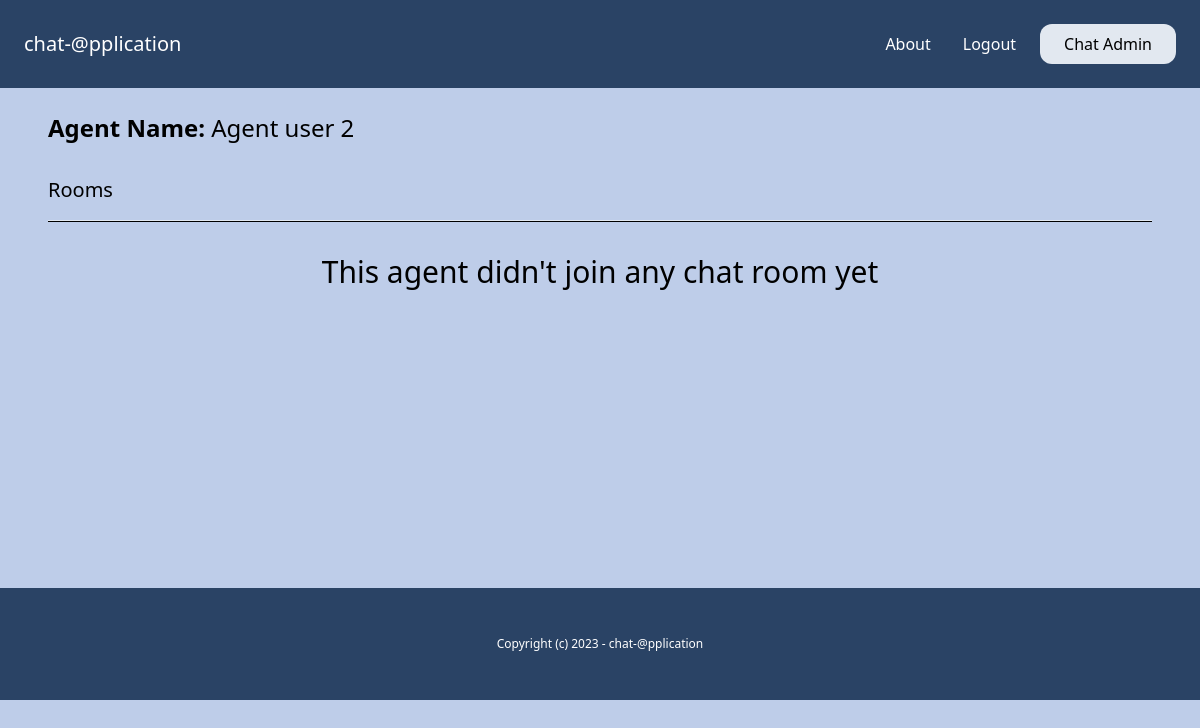
/admin-dashboard/user_details/0d6e7897-3685-44e7-a0b2-1c3ab8806754/ (signed in), run on an earlier commit of the app's database.
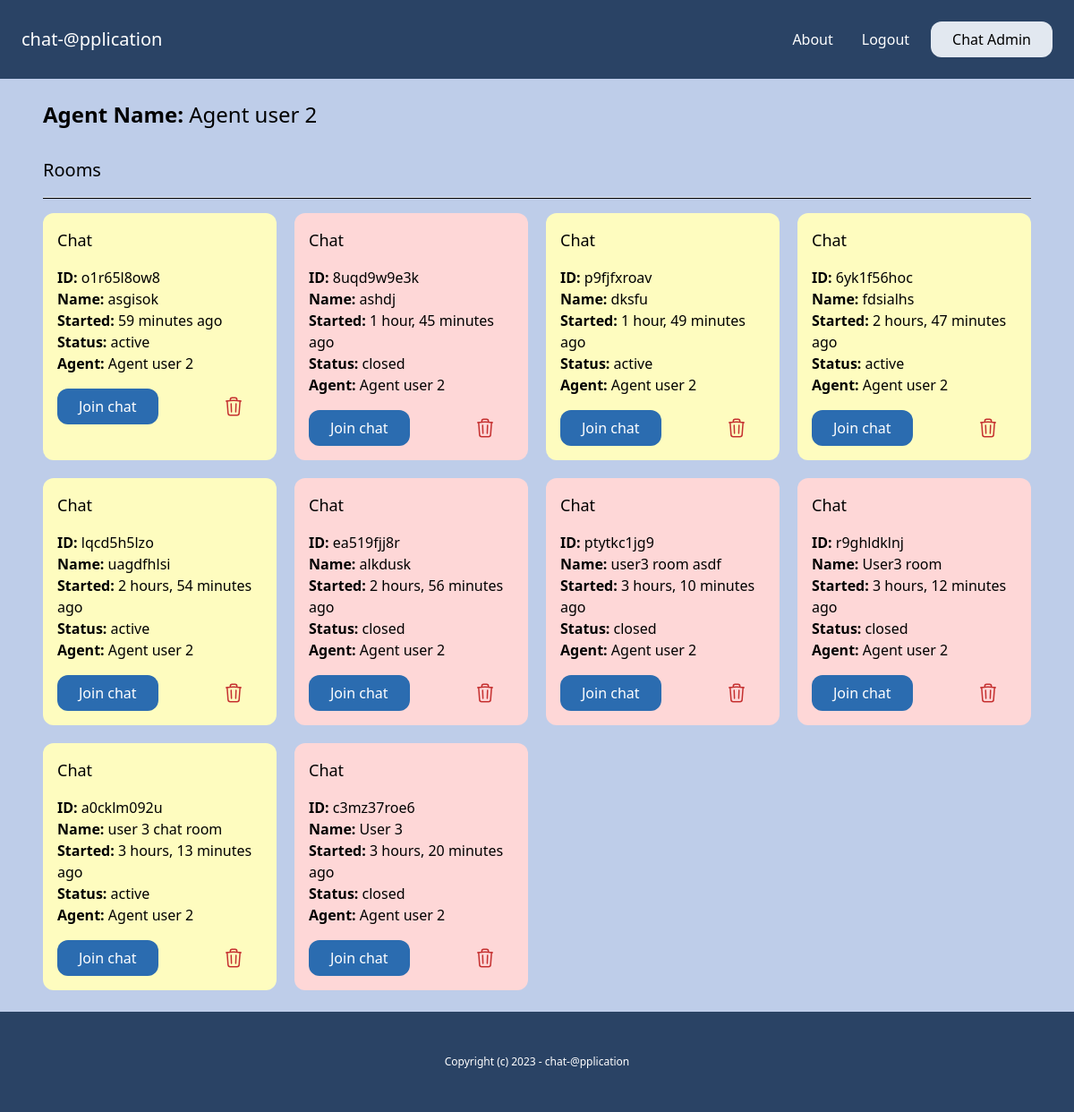
And on a later commit of the database.
### account/models.py (models this page shows)
class User(AbstractBaseUser, PermissionsMixin):
    AGENT = 'agent'
    MANAGER = 'manager'
    CUSTOMER = 'customer'
    ROLES_CHOICES = (
        (AGENT, 'Agent'),
        (MANAGER, 'Manager'),
        (CUSTOMER, 'Customer')
    )
    id = models.UUIDField(primary_key=True, default=uuid.uuid4, editable=False)
    email = models.EmailField(unique=True)
    name = models.CharField(max_length=255, blank=True, default='')
    role = models.CharField(max_length=20, choices=ROLES_CHOICES, default=AGENT)
    is_active = models.BooleanField(default=True)
    is_superuser = models.BooleanField(default=False)
    is_staff = models.BooleanField(default=False)
    date_joined = models.DateTimeField(default=timezone.now)
    last_login = models.DateTimeField(blank=True, null=True)
    objects = CustomUserManager()
    USERNAME_FIELD = 'email'
    EMAIL_FIELD = 'email'
    REQUIRED_FIELDS = ['name']

### chat/models.py (models this page shows, shortened)
class Room(models.Model):
    WAITING = "waiting"
    ACTIVE = "active"
    CLOSED = "closed"
    CHOICES_STATUS = (
        (WAITING, "waiting"),
        (ACTIVE, "active"),
        (CLOSED, "closed"),
    )
    uuid = models.CharField(max_length=255)
    client = models.CharField(max_length=255)
    agent = models.ForeignKey(User, null=True, blank=True, related_name="rooms", on_delete=models.CASCADE)
    messages = models.ManyToManyField(Message, blank=True)
    url = models.CharField(max_length=255, blank=True, null=True)
    status = models.CharField(max_length=20, choices=CHOICES_STATUS, default=WAITING)
    created_at = models.DateTimeField(auto_now_add=True)
    class Meta:
        ordering = ("-created_at",)

### chat/views.py (the view)
# urls.py: path("admin-dashboard/user_details/<uuid:uuid>/", views.user_details, name="user_details"),
def user_details(request, uuid):
    if request.user.groups.first().name == "Manager":
        user = get_object_or_404(User, pk=uuid)
        rooms = user.rooms.all()
        return render(request, "chat/user_details.html",{
            "user": user,
            "rooms": rooms if rooms else None
        })
    else:
        raise PermissionDenied

### chat/templates/chat/user_details.html
{% extends "core/base.html" %}
{% block content %}
<div>
    <h1 class="text-2xl mb-5"><b>{% if user.role == "agent" %} Agent {% else %} Manager {% endif %} Name: </b> {{user.name}}</h1>
    {% include "chat/rooms_list.html" %}
</div>
{% endblock  %}

### core/templates/core/base.html (shortened to what this page needs)
{% load static %}
<!doctype html>
<html>
    <head>
        <link rel="stylesheet" type="text/css" href="{% static 'css/main.min.css' %}">
        <link href="https://unpkg.com/tailwindcss@1.9.6/dist/tailwind.min.css" rel="stylesheet">
        <link rel="stylesheet" href="https://cdnjs.cloudflare.com/ajax/libs/font-awesome/5.15.3/css/all.min.css">
    </head>
    <body>
        <nav class="p-6 bg-blue-900 text-white flex justify-between items-center navbar">
            <a href="{% url 'core:index' %}" class="text-xl">chat-@pplication</a>
            <div class="flex items-end space-x-4">
                <a href="{% url 'core:about' %}" class="p-2">About</a>
                {% if request.user.is_authenticated %}
                    <a href="{% url 'account:logout' %}" class="p-2">Logout</a>
                {% endif %}
                {% if request.user.groups.all.first.name == "Manager" or request.user.groups.all.first.name == "agent"%}
                    <a href="{% url 'chat:admin_dashboard' %}" class="inline-block p-2 px-6 bg-gray-300 text-black rounded-xl">Chat Admin</a>
                {% endif %}
            </div>
        </nav>
        <main class="max-w-6xl mx-auto p-6 content">
            {% block content %}
            {% endblock %}
        </main>
        <footer class="py-12 px-6 bg-blue-900 text-white text-center text-xs footer">
            <p>Copyright (c) 2023 - chat-@pplication</p>
        </footer>
    </body>
</html>

### chat/templates/chat/rooms_list.html (shortened to what this page needs)
<div class="mt-8">
    <h1 class="text-xl mt-5">Rooms</h1>
    <hr class="my-4">
    {% if rooms %}
    <div class="grid grid-cols-4 gap-5">
        {% for room in rooms %}
        <div class="p-4 rounded-xl {% if room.status == 'waiting' %}card-waiting{% elif room.status == 'active' %}bg-yellow-200{% else %}bg-red-200{% endif %}">
            <h3 class="mb-4 text-lg">Chat</h3>
            <p>
                <b>ID: </b>{{room.uuid}} <br>
                <b>Name: </b>{{room.client}} <br>
                <b>Started: </b>{{room.created_at|timesince}} ago<br>
                <b>Status: </b>{{room.status}} <br>
                <b>Agent: </b>{% firstof room.agent.name 'None yet...' %} <br>
            </p>
            <div class="flex justify-between mt-4">
                <a href="{% url 'chat:room_details' room.uuid %}" class="inline-block py-2 px-6 bg-blue-700 text-white rounded-xl">Join chat</a>
                {% if room.agent == request.user or request.user.groups.all.first.name == "Manager" %}
                <a href="{% url 'chat:delete_room' room.id %}" ></a>
                {% endif %}
            </div>
        </div>
        {% endfor %}
    </div>
    {% else %}
        <div class="mt-8">
            <p class="text-center text-3xl mt-9">This agent didn't join any chat room yet</p>
        </div>
    {% endif %}
</div>

### core/templates/core/base.html (style rules this page uses)
.content { min-height: 500px; }
hr { height: 1px; background-color: black; }
body { background-color: #becde9; }

What changed in the data, as far as the page shows it:
added Room: uuid "o1r65l8ow8", client "asgisok", created_at "59 minutes", status "active", agent.name "Agent user 2"
added Room: uuid "8uqd9w9e3k", client "ashdj", created_at "1 hour, 45 minutes", status "closed", agent.name "Agent user 2"
added Room: uuid "p9fjfxroav", client "dksfu", created_at "1 hour, 49 minutes", status "active", agent.name "Agent user 2"
added Room: uuid "6yk1f56hoc", client "fdsialhs", created_at "2 hours, 47 minutes", status "active", agent.name "Agent user 2"
added Room: uuid "lqcd5h5lzo", client "uagdfhlsi", created_at "2 hours, 54 minutes", status "active", agent.name "Agent user 2"
added Room: uuid "ea519fjj8r", client "alkdusk", created_at "2 hours, 56 minutes", status "closed", agent.name "Agent user 2"
added Room: uuid "ptytkc1jg9", client "user3 room asdf", created_at "3 hours, 10 minutes", status "closed", agent.name "Agent user 2"
added Room: uuid "r9ghldklnj", client "User3 room", created_at "3 hours, 12 minutes", status "closed", agent.name "Agent user 2"
added Room: uuid "a0cklm092u", client "user 3 chat room", created_at "3 hours, 13 minutes", status "active", agent.name "Agent user 2"
added Room: uuid "c3mz37roe6", client "User 3", created_at "3 hours, 20 minutes", status "closed", agent.name "Agent user 2"
Also different on the page:
text no longer shown: "This agent didn't join any chat room yet"
